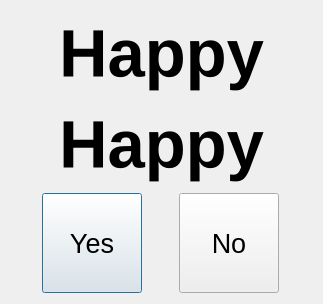
<?xml version="1.0" encoding="UTF-8"?>
<ui version="4.0">
 <class>TranslateDialogClass</class>
 <widget class="QDialog" name="TranslateDialogClass">
  <property name="geometry">
   <rect>
    <x>0</x>
    <y>0</y>
    <width>323</width>
    <height>304</height>
   </rect>
  </property>
  <property name="windowTitle">
   <string>TranslateDialog</string>
  </property>
  <layout class="QVBoxLayout" name="verticalLayout">
   <item>
    <widget class="QLabel" name="en_t">
     <property name="font">
      <font>
       <pointsize>50</pointsize>
       <bold>true</bold>
      </font>
     </property>
     <property name="text">
      <string>Happy</string>
     </property>
     <property name="alignment">
      <set>Qt::AlignmentFlag::AlignCenter</set>
     </property>
    </widget>
   </item>
   <item>
    <widget class="QLabel" name="zh_t">
     <property name="font">
      <font>
       <pointsize>50</pointsize>
       <bold>true</bold>
      </font>
     </property>
     <property name="text">
      <string>Happy</string>
     </property>
     <property name="alignment">
      <set>Qt::AlignmentFlag::AlignCenter</set>
     </property>
    </widget>
   </item>
   <item>
    <layout class="QHBoxLayout" name="horizontalLayout">
     <item>
      <widget class="QPushButton" name="yBtn">
       <property name="sizePolicy">
        <sizepolicy hsizetype="Minimum" vsizetype="Fixed">
         <horstretch>0</horstretch>
         <verstretch>0</verstretch>
        </sizepolicy>
       </property>
       <property name="minimumSize">
        <size>
         <width>100</width>
         <height>100</height>
        </size>
       </property>
       <property name="maximumSize">
        <size>
         <width>100</width>
         <height>100</height>
        </size>
       </property>
       <property name="font">
        <font>
         <pointsize>20</pointsize>
        </font>
       </property>
       <property name="text">
        <string>Yes</string>
       </property>
      </widget>
     </item>
     <item>
      <widget class="QPushButton" name="nBtn">
       <property name="sizePolicy">
        <sizepolicy hsizetype="Minimum" vsizetype="Fixed">
         <horstretch>0</horstretch>
         <verstretch>0</verstretch>
        </sizepolicy>
       </property>
       <property name="minimumSize">
        <size>
         <width>100</width>
         <height>100</height>
        </size>
       </property>
       <property name="maximumSize">
        <size>
         <width>100</width>
         <height>100</height>
        </size>
       </property>
       <property name="font">
        <font>
         <pointsize>20</pointsize>
        </font>
       </property>
       <property name="text">
        <string>No</string>
       </property>
      </widget>
     </item>
    </layout>
   </item>
  </layout>
 </widget>
 <layoutdefault spacing="6" margin="11"/>
 <resources/>
 <connections/>
</ui>
